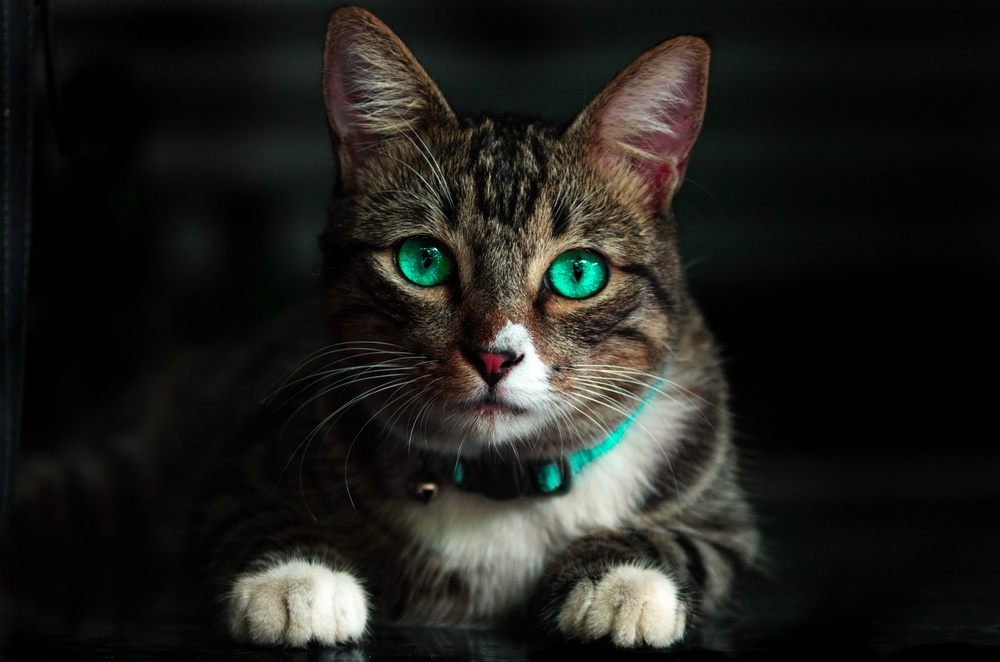
#> input picture Photos/1.jpg, 1000 x 662 px, shrunk from 4928 x 3264 before the run
$ python contours.py
#> lines starting #> are read from the running program, lines starting #| are printed output that depends on the picture; after the words box and inside, x2 and y2 are one past the last pixel; in counts of white or black regions, pixels touching at a corner belong together
import cv2 as cv

img = cv.imread('Photos/1.jpg')
#> img is the input picture: shape (662, 1000, 3); mean B, G, R 27.9, 31.9, 31.8
cv.imshow('Cats', img)

gray = cv.cvtColor(img, cv.COLOR_BGR2GRAY)
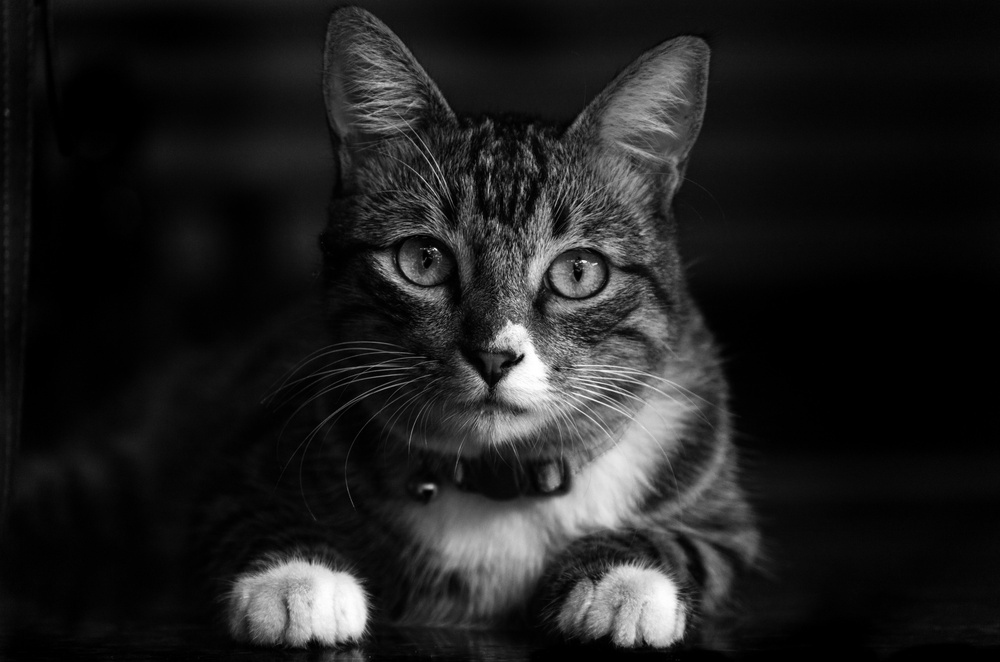
#> gray: shape (662, 1000); min 0, max 255, mean 31.5
cv.imshow('Gray', gray)

blur = cv.GaussianBlur(gray, (5, 5), cv.BORDER_DEFAULT)
cv.imshow('Blurred', blur)

canny = cv.Canny(img, 125, 175)
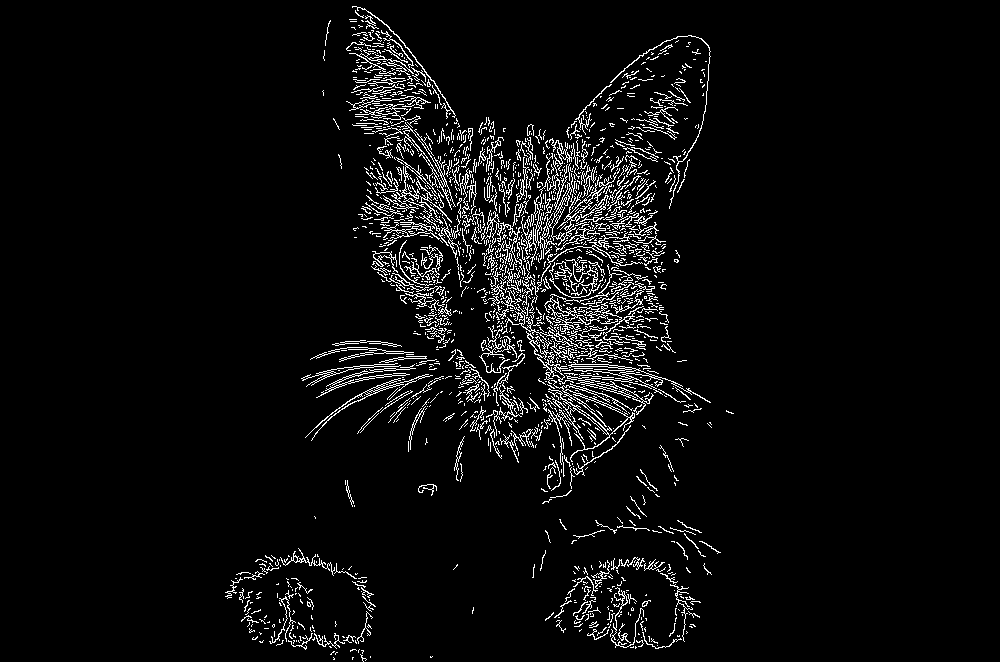
#> canny: shape (662, 1000); 4.7% white in thin lines or dots, all inside (x1, y1, x2, y2) = (225, 6, 734, 662)
cv.imshow('Canny', canny)

canny1 = cv.Canny(blur, 125, 175)
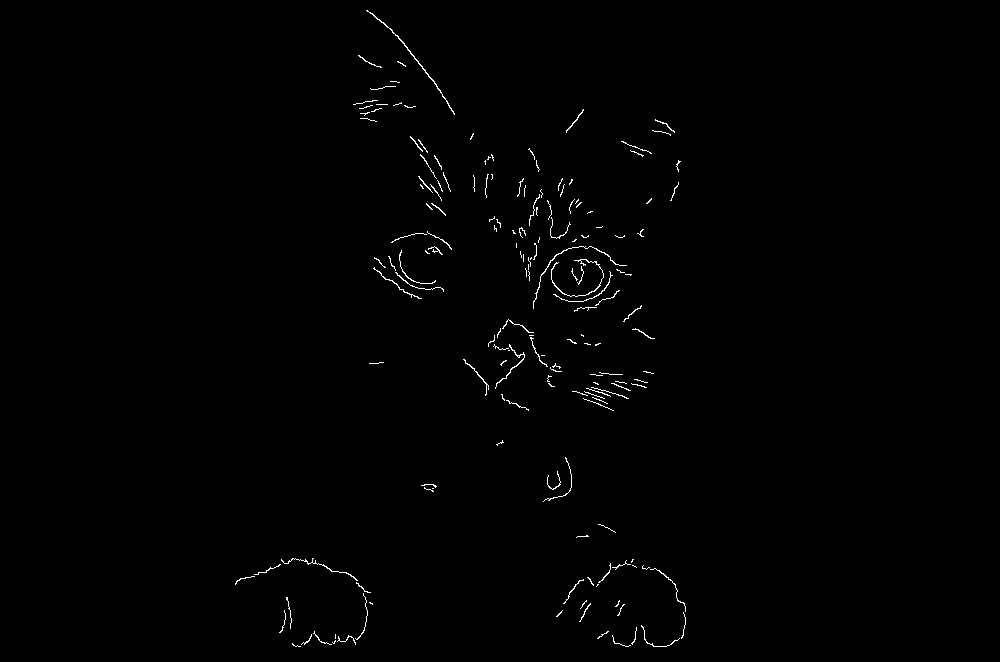
#> canny1: shape (662, 1000); 0.64% white in thin lines or dots, all inside (x1, y1, x2, y2) = (235, 10, 686, 647)
cv.imshow('Canny1', canny1)

contours, hierarchies = cv.findContours(
    canny, cv.RETR_LIST, cv.CHAIN_APPROX_SIMPLE)
#> contours = 2072 contours, 1963 with area under 20; largest, box (x1, y1, x2, y2) and area: (383, 122, 456, 211) 528, (548, 380, 635, 462) 423, (568, 362, 711, 403) 309, (404, 129, 445, 188) 306, (548, 177, 609, 246) 295
print(f'{len(contours)} contours found!')
#| 2072 contours found!
# 775 contours found! -> Before blurring

contours, hierarchies = cv.findContours(
    canny1, cv.RETR_LIST, cv.CHAIN_APPROX_SIMPLE)
#> contours = 173 contours, 166 with area under 20; largest, box (x1, y1, x2, y2) and area: (366, 10, 455, 115) 76, (551, 259, 604, 297) 39, (533, 246, 627, 309) 37, (495, 344, 525, 389) 36, (281, 558, 358, 581) 27, (373, 267, 422, 299) 23, (463, 359, 489, 396) 20
print(f'{len(contours)} contours found!')
#| 173 contours found!
# 74 contours found! -> After blurring


cv.waitKey(0)

$ run again, with Photos/2.jpg copied over Photos/1.jpg
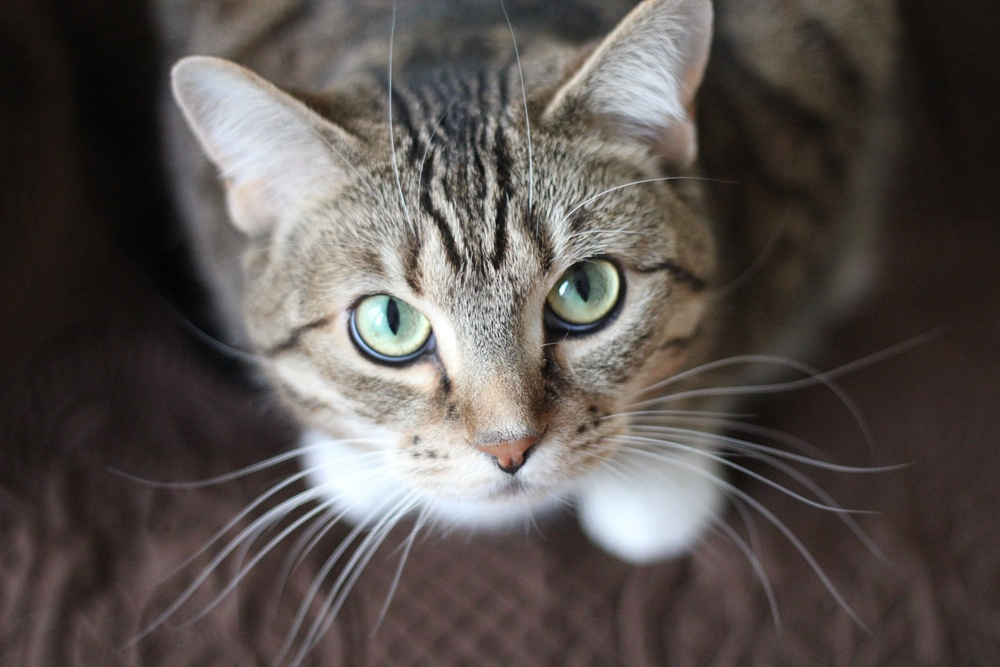
#> input picture Photos/2.jpg, 1000 x 667 px, shrunk from 3456 x 2304 before the run
#> img is the input picture: shape (667, 1000, 3); mean B, G, R 79.1, 82.2, 88.8
#> `canny = cv.Canny(img, 125, 175)`:
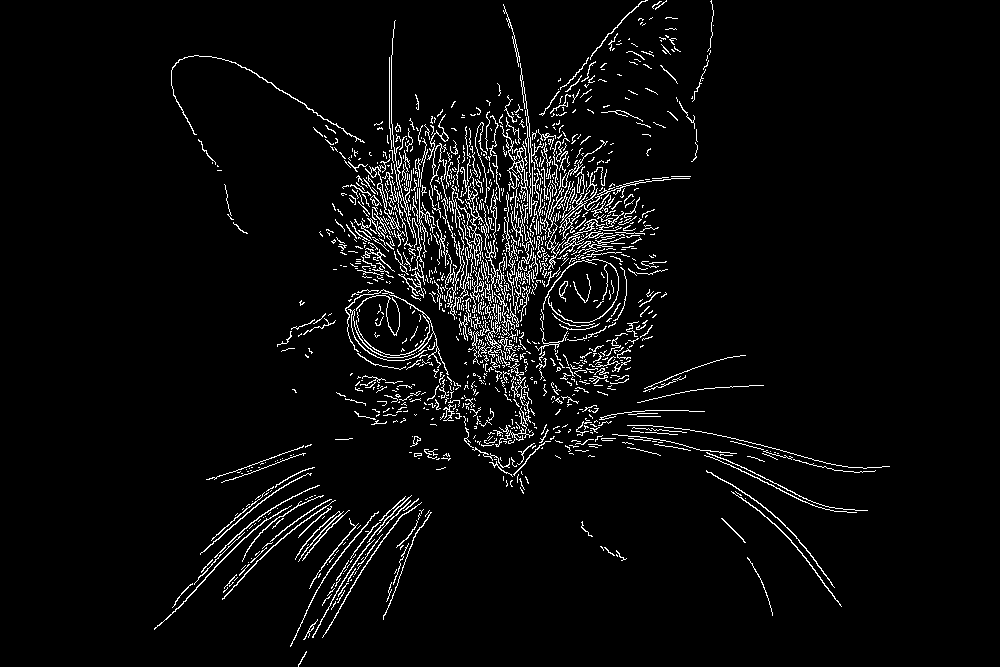
#> canny: shape (667, 1000); 4.3% white in thin lines or dots, all inside (x1, y1, x2, y2) = (154, 0, 890, 667)
#> `canny1 = cv.Canny(blur, 125, 175)`:
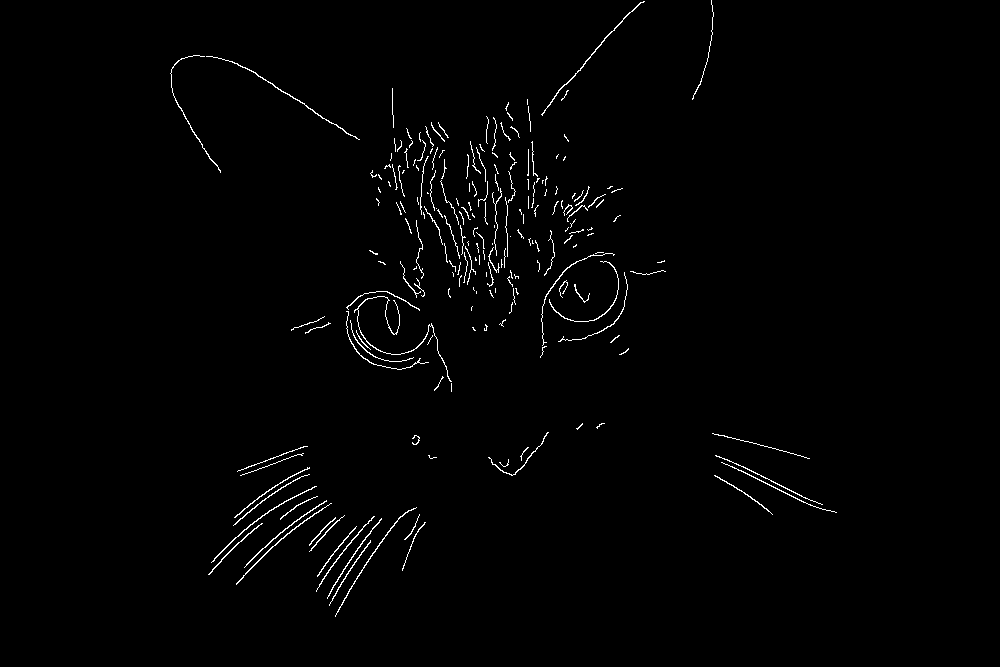
#> canny1: shape (667, 1000); 1.2% white in thin lines or dots, all inside (x1, y1, x2, y2) = (170, 0, 837, 617)
#> `contours, hierarchies = cv.findContours( canny, cv.RETR_LIST, cv.CHAIN..`: contours = 1515 contours, 1431 with area under 20; largest, box (x1, y1, x2, y2) and area: (365, 154, 401, 232) 168, (500, 125, 528, 202) 168, (559, 219, 605, 255) 114, (154, 505, 292, 630) 107, (171, 55, 365, 143) 106
#| 1515 contours found!
#> `contours, hierarchies = cv.findContours( canny1, cv.RETR_LIST, cv.CHAI..`: contours = 210 contours, 183 with area under 20; largest, box (x1, y1, x2, y2) and area: (541, 1, 645, 116) 89, (211, 486, 317, 563) 73, (236, 503, 332, 585) 72, (206, 56, 360, 140) 72, (335, 507, 417, 617) 66
#| 210 contours found!

$ run again, with Photos/3.jpg copied over Photos/1.jpg
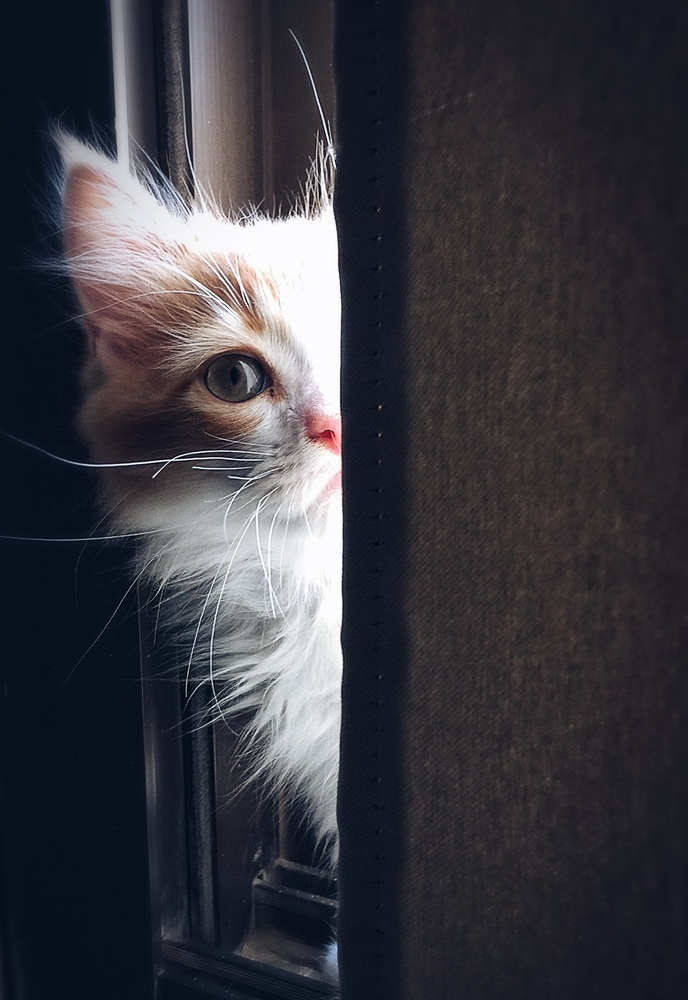
#> input picture Photos/3.jpg, 688 x 1000 px, shrunk from 1239 x 1800 before the run
#> img is the input picture: shape (1000, 688, 3); mean B, G, R 64, 56.9, 57.8
#> `canny = cv.Canny(img, 125, 175)`:
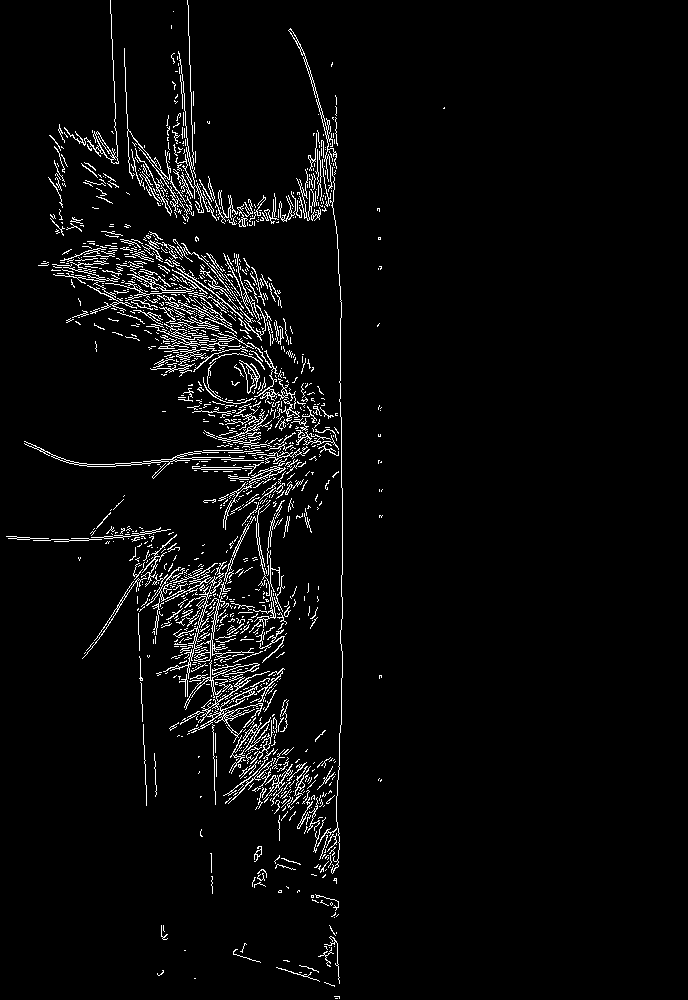
#> canny: shape (1000, 688); 3.8% white in thin lines or dots, all inside (x1, y1, x2, y2) = (6, 0, 445, 999)
#> `canny1 = cv.Canny(blur, 125, 175)`:
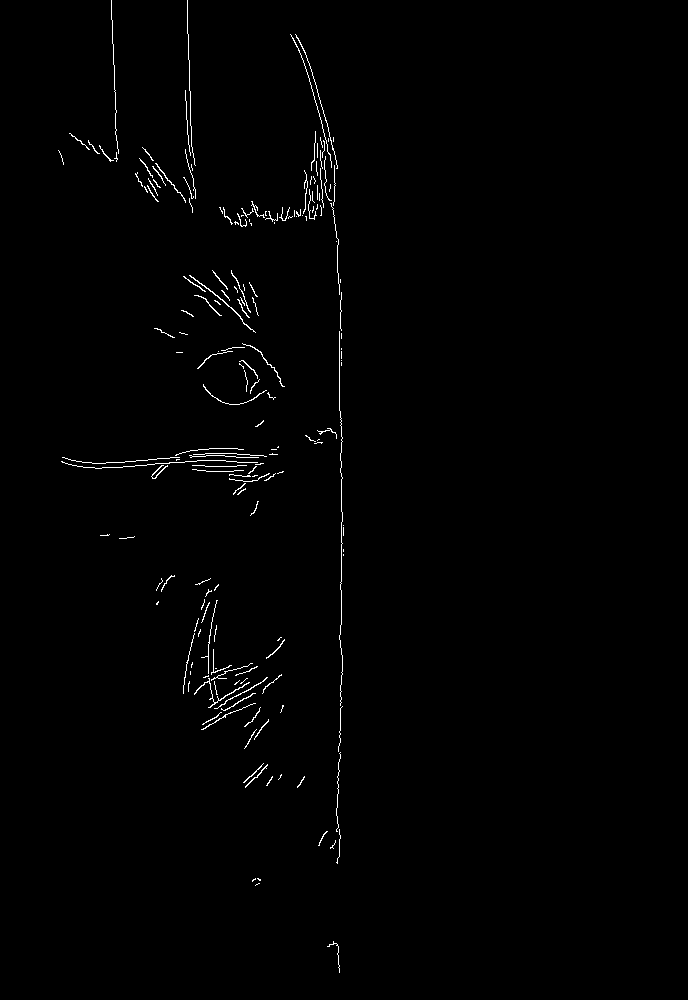
#> canny1: shape (1000, 688); 0.83% white in thin lines or dots, all inside (x1, y1, x2, y2) = (58, 0, 344, 973)
#> `contours, hierarchies = cv.findContours( canny, cv.RETR_LIST, cv.CHAIN..`: contours = 1718 contours, 1624 with area under 20; largest, box (x1, y1, x2, y2) and area: (188, 671, 270, 743) 306, (24, 441, 264, 479) 285, (64, 0, 119, 164) 264, (288, 28, 337, 192) 239, (223, 466, 286, 530) 183
#| 1718 contours found!
#> `contours, hierarchies = cv.findContours( canny1, cv.RETR_LIST, cv.CHAI..`: contours = 184 contours, 177 with area under 20; largest, box (x1, y1, x2, y2) and area: (189, 275, 256, 333) 50, (194, 678, 250, 708) 39, (242, 343, 285, 387) 25, (214, 677, 268, 709) 24, (155, 163, 186, 203) 24, (151, 465, 168, 479) 22, (245, 764, 268, 788) 20
#| 184 contours found!

$ run again, with Photos/4.jpg copied over Photos/1.jpg
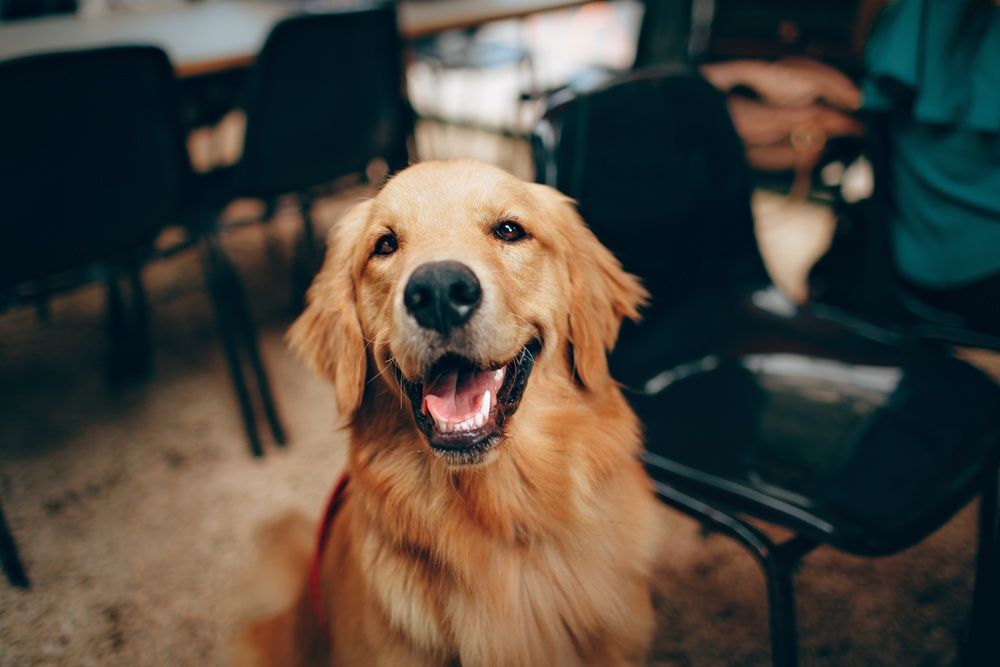
#> input picture Photos/4.jpg, 1000 x 667 px, shrunk from 5257 x 3505 before the run
#> img is the input picture: shape (667, 1000, 3); mean B, G, R 62, 71.4, 77.6
#> `canny = cv.Canny(img, 125, 175)`:
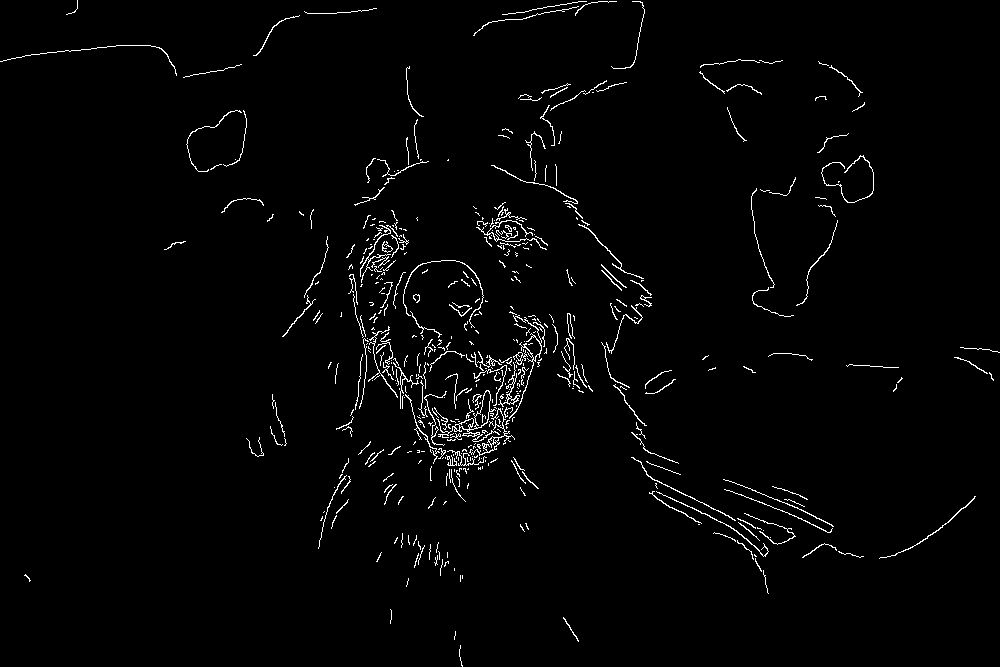
#> canny: shape (667, 1000); 1.9% white in thin lines or dots
#> `canny1 = cv.Canny(blur, 125, 175)`:
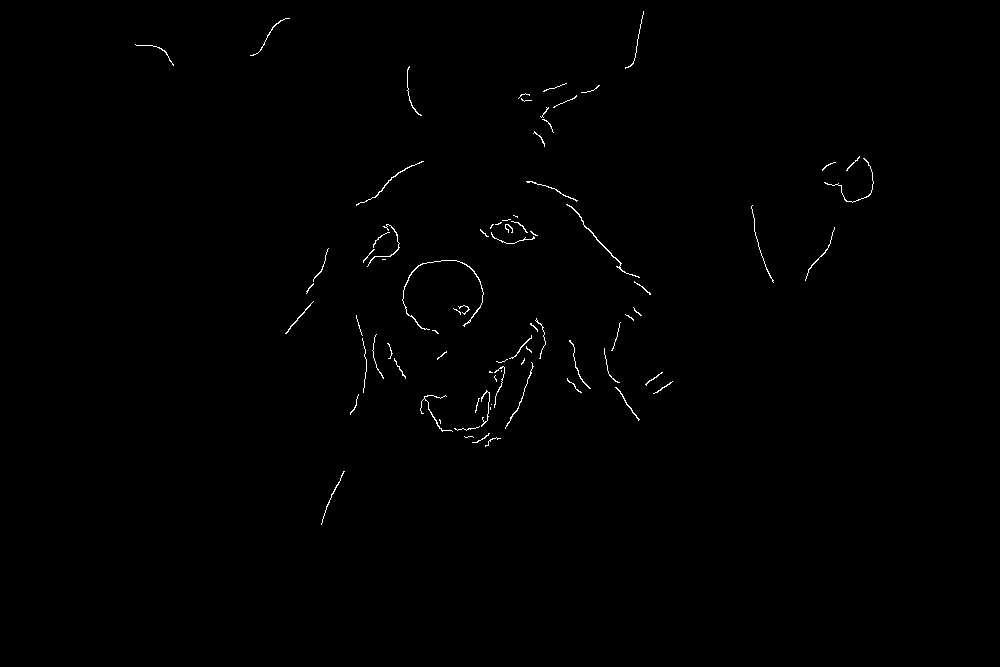
#> canny1: shape (667, 1000); 0.46% white in thin lines or dots, all inside (x1, y1, x2, y2) = (135, 11, 874, 525)
#> `contours, hierarchies = cv.findContours( canny, cv.RETR_LIST, cv.CHAIN..`: contours = 537 contours, 496 with area under 20; largest, box (x1, y1, x2, y2) and area: (436, 390, 500, 442) 521, (474, 390, 491, 429) 300, (469, 408, 515, 456) 98, (458, 418, 474, 430) 88, (498, 362, 520, 407) 80
#| 537 contours found!
#> `contours, hierarchies = cv.findContours( canny1, cv.RETR_LIST, cv.CHAI..`: contours = 81 contours, 74 with area under 20; largest, box (x1, y1, x2, y2) and area: (402, 260, 484, 330) 66, (566, 204, 640, 278) 60, (356, 161, 424, 206) 32, (615, 387, 640, 421) 24, (285, 301, 314, 334) 24, (367, 224, 400, 267) 24, (505, 362, 534, 429) 20
#| 81 contours found!
